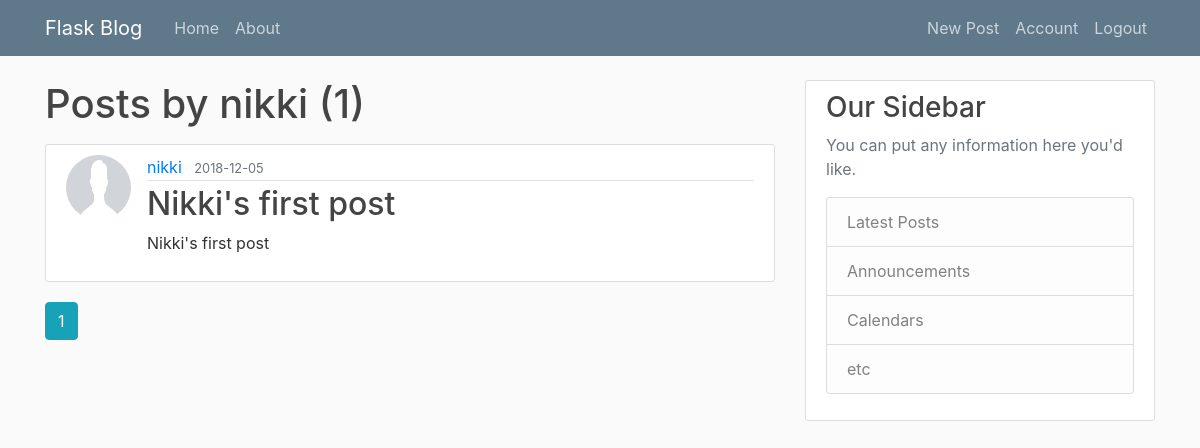
Page /user/nikki (signed in) on the committed database.
### flaskblog/models.py (models this page shows, shortened)
class User(db.Model, UserMixin):
    id = db.Column(db.Integer, primary_key=True)
    username = db.Column(db.String(20), unique=True, nullable=False)
    email = db.Column(db.String(120), unique=True, nullable=False)
    image_file = db.Column(db.String(20), nullable=False, default='default.jpg')
    password = db.Column(db.String(60), nullable=False)
    posts = db.relationship('Post', backref='author', lazy=True)

class Post(db.Model):
    id = db.Column(db.Integer, primary_key=True)
    title = db.Column(db.String(100), nullable=False)
    date_posted = db.Column(db.DateTime, nullable=False, default=datetime.utcnow)
    content = db.Column(db.Text, nullable=False)
    user_id = db.Column(db.Integer, db.ForeignKey('user.id'), nullable=False)
    comments = db.relationship('Comment', backref='commented_post', lazy=True)

### flaskblog/users/routes.py (the view)
@users.route("/user/<string:username>")
def user_posts(username):
    page = request.args.get('page', 1, type=int)
    user = User.query.filter_by(username=username).first_or_404()
    posts = Post.query.filter_by(author=user)\
        .order_by(Post.date_posted.desc())\
        .paginate(page=page, per_page=5)
    return render_template('user_posts.html', posts=posts, user=user)

### flaskblog/models.py (called while the page is built)
@login_manager.user_loader
def load_user(user_id):
    return User.query.get(int(user_id))

### flaskblog/templates/user_posts.html
{% extends "layout.html" %}
{% block content %}
  <h1 class="mb-3">Posts by {{ user.username }} ({{ posts.total }})</h1>
  {% for post in posts.items %}
    <article class="media content-section">
      <img class="rounded-circle article-img" src="{{ url_for('static', filename='profile_pics/' + post.author.image_file) }}">
      <div class="media-body">
        <div class="article-metadata">
          <a class="mr-2" href="{{ url_for('users.user_posts',username=post.author.username) }}">{{ post.author.username }}</a>
          <small class="text-muted">{{ post.date_posted.strftime('%Y-%m-%d') }}</small>
        </div>
        <h2><a class="article-title" href="{{ url_for('posts.post', post_id=post.id) }}">{{ post.title }}</a></h2>
        <p class="article-content">{{ post.content }}</p>
      </div>
    </article>
  {% endfor %}
  {% for page_num in posts.iter_pages(left_edge=1, right_edge=1, left_current=1, right_current=2) %}
    {% if page_num %}
      {% if posts.page == page_num %}
        <a class="btn btn-info mb-4" href="{{ url_for('users.user_posts', username=user.username, page=page_num) }}">{{ page_num }}</a>
      {% else %}
        <a class="btn btn-outline-info mb-4" href="{{ url_for('users.user_posts', username=user.username, page=page_num) }}">{{ page_num }}</a>
      {% endif %}
    {% else %}
        ...
    {% endif %}
  {% endfor %}
{% endblock %}

### flaskblog/static/main.css (style rules this page uses)
body { background: #fafafa; color: #333333; margin-top: 5rem; }
h1, h2, h3, h4, h5, h6 { color: #444444; }
.content-section { background: #ffffff; padding: 10px 20px; border: 1px solid #dddddd; border-radius: 3px; margin-bottom: 20px; }
.article-title { color: #444444; }
.article-content { white-space: pre-line; }
.article-img { height: 65px; width: 65px; margin-right: 16px; }
.article-metadata { padding-bottom: 1px; margin-bottom: 4px; border-bottom: 1px solid #e3e3e3 }

### rows in the picture
User: username "nikki"
Post: image_file (placeholder picture), author.username "nikki", date_posted "2018-12-05", title "Nikki's first post", content "Nikki's first post"

### other values in the picture
{{ posts.total }} "1"
{{ page_num }} "1"
